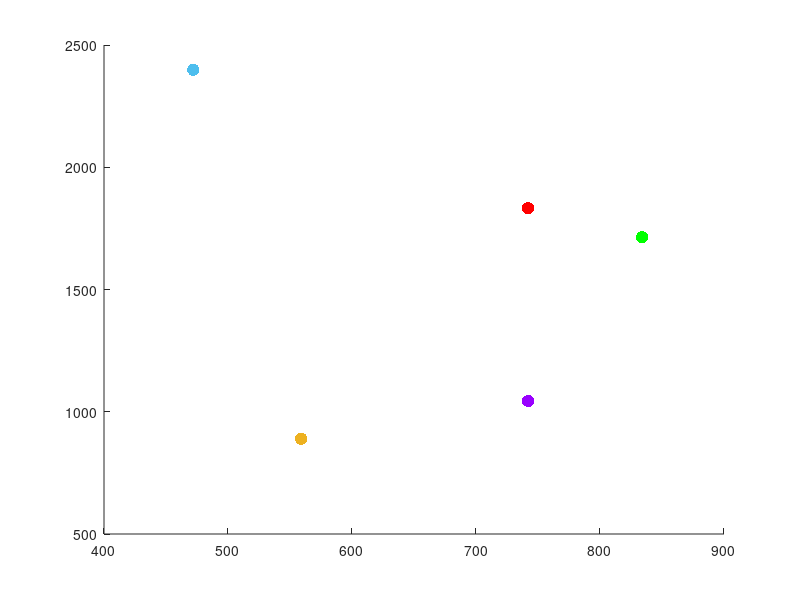
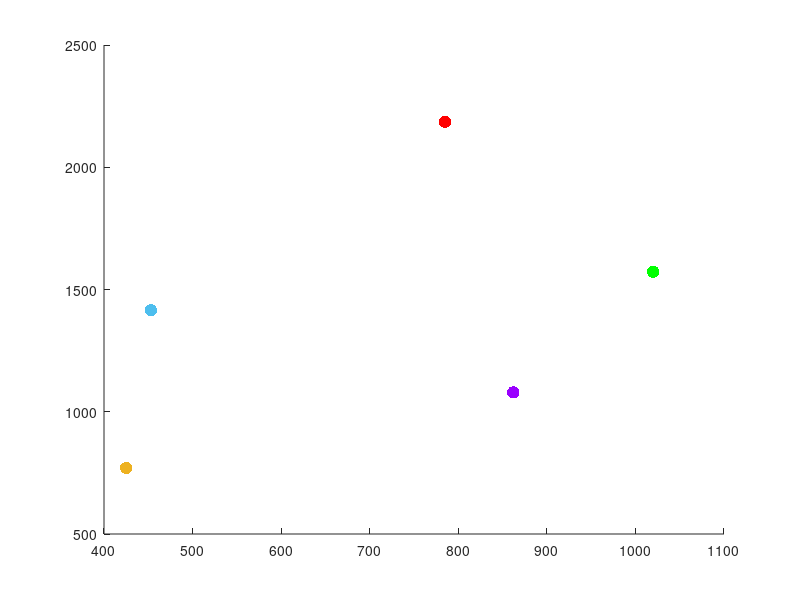
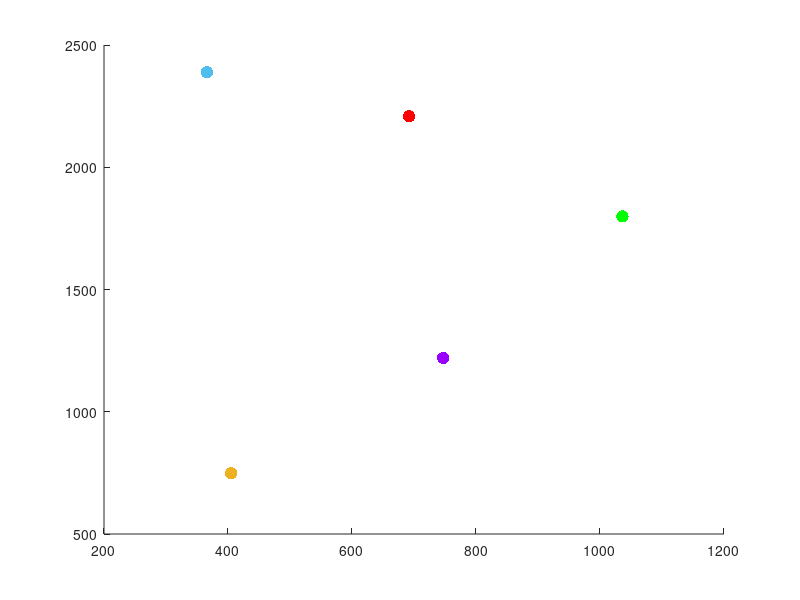

Here is the MATLAB script that generated these plots, in order:
close all;
clc; clear;

for i=1:3
    if i==1
        x = [834 742 472 742 559];
        y = [1714 1833 2399 1044 890];
        show_Figure=figure('Name','File 01MDA') ;
    end
 
    if i==2
         x = [1020 785 453 862 425];
         y = [1573 2186 1415 1079 770];      
         show_Figure=figure('Name','06FTB') ;
       
    end
    if i==3
        x = [1036 692 366 747 405];
        y = [1799 2208 2388 1220 748];      
        show_Figure=figure('Name','08MLD') ;
     
    end
    sz = [80 80 80 80 80];
    c = [0 1 0; 1 0 0; 0.3010 0.7450 0.9330; 0.6 0 1 ; 0.9290 0.6940 0.1250];
    scatter(x,y,sz,c,"filled"); 
end
